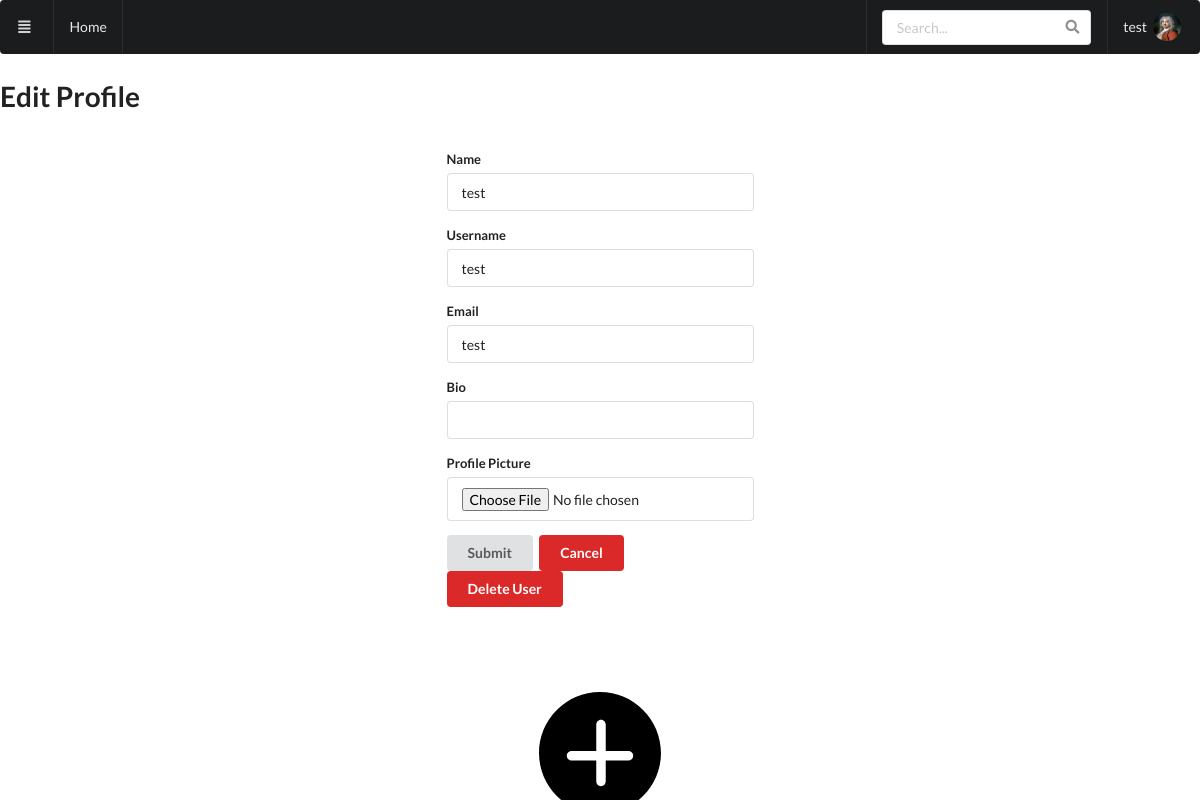
The page /editUser (signed in) on the database its author committed.
### codemodules/models.py (models this page shows, shortened)
class UserModel(db.Model,UserMixin):
    id = db.Column(db.Integer, primary_key=True)
    name = db.Column(db.String(120), nullable=False)
    username = db.Column(db.String(50), nullable=False, unique=True)
    email = db.Column(db.String(120), nullable=False, unique=True)
    bio = db.Column(db.String(400), nullable=False,default="")
    profile_picture = db.Column(db.String(400),default="n/a")
    date_added = db.Column(db.DateTime,default=datetime.utcnow())
    password_hash = db.Column(db.String(128), nullable=False)
    clothings = db.relationship("ClothingModel",backref="user")
    posts = db.relationship("PostModel",backref="user")

### run.py (the view, shortened to what this page needs)
@app.route("/editUser",methods=["GET","POST"])
@login_required
def edit_user():
    edit_userForm = EditUser()
    return render_template("userSettings.html",form=edit_userForm)

### codemodules/forms.py
class EditUser(FlaskForm):
    name = StringField("Full Name",validators = [DataRequired(),Length(max=120)])
    username = StringField('Username', validators = [DataRequired(),Length(min=4,max=20)])
    email = StringField("Email",validators = [DataRequired(),Length(min=4,max=120)])
    bio = StringField("Bio",validators=[Length(min=10,max=400)])
    profile_picture = FileField("Your profile picture")

### run.py (called while the page is built)
@login_manager.user_loader
def load_user(user_id):
    return UserModel.query.get(int(user_id))

### templates/userSettings.html (shortened to what this page needs)
{% extends "base.html" %}
{% block content %}
    <h1>Edit Profile</h1>
    <div class="center-form">
        <div>
            <form action="" method="POST" enctype="multipart/form-data" class="ui form">
                <div class="field">
                    <label>Name</label>
                    {{form.name(value=current_user.name)}}
                </div>
                <div class="field">
                    <label>Username</label>
                    {{form.username(value=current_user.username)}}
                </div>
                <div class="field">
                    <label>Email</label>
                 {{form.email(value=current_user.email)}}
                </div>
                <div class="field">
                    <label>Bio</label>
                 {{form.bio(value=current_user.bio)}}
                </div>
                <div class="field">
                    <label>Profile Picture</label>
                 {{form.profile_picture}}
                </div>
                <input class="ui button" type="submit" value="Submit">
                <a class="ui negative button " href="url_for('dashboard')">Cancel</a>
            </form>
            <a class="ui negative button " href="/delete_current_user">Delete User</a>
        </div>
    </div>
{% endblock content %}

### templates/base.html (shortened to what this page needs)
<!DOCTYPE html>
<html lang="en">
<head>
    <link rel="stylesheet" type="text/css" href="{{url_for('static', filename='semantic_ui/semantic.min.css')}}">
    <link rel="stylesheet" href="{{url_for('static', filename='css/styles.css') }}">
</head>
<header class="ui">
    <div class="ui sticky inverted menu">
        <button1 class="item">
            <i class="align justify icon"></i>
        </button1>
        <a class="item" href="{{ url_for('index') }}">Home</a>
        <div class="right menu">
            <div class="item">
                <form class="ui icon input" id="search" >
                        <input type="text" placeholder="Search..." id='searchText'>
                </form>
            </div>
                {% if current_user.is_authenticated%}
                    <a class="item avatar image" href="{{ url_for('dashboard') }}">{{current_user.username}} &nbsp;
                    {% if current_user.profile_picture == "n/a" %}
                        <img class="ui avatar image" src="{{ url_for('static', filename='img/default_profile_pic.jpg') }}"  width="200">
                    {% else %}
                        <img class="ui avatar image" src="{{ url_for('static', filename='profile_data/'+current_user.id|string() + '_' + current_user.username+'/'+ current_user.profile_picture) }}"  width="200">
                    {% endif %}</a>
                {% endif %}
            </div>
        </div>
</header>
<body class="ui active tab">
    {% block content %}
    {% endblock content %}
    <footer class="ui">
        <div class="ui column center aligned page grid">
            <a href="/postMenu" class="ui small image">
                <img src="static/img/plus-icon.svg">
              </a>
    </footer>
</body>
</html>

### static/css/styles.css (style rules this page uses)
body { margin: 0px; }
footer { position: fixed; left: 0; bottom: 0; width: 100%; text-align: center }
.center-form { display: flex; height: 500px; justify-content: center; align-items: center; flex-wrap: wrap; }

### rows shown on the page
UserModel: username "test", id+username+profile_picture (picture), name "test", email "test"
